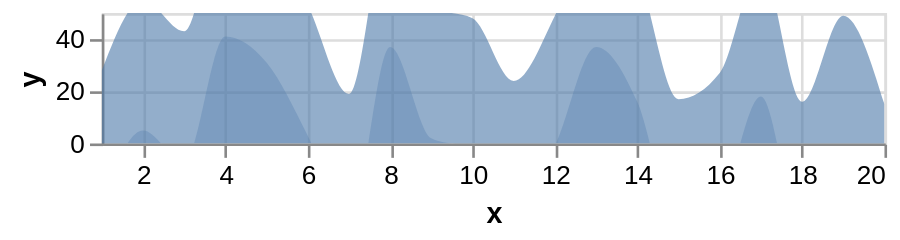

Write the Vega-Lite specification saved for this chart.
### Vega specification from a JSON file in a GitHub repository (floating-point values rounded to 4 significant figures)
{"$schema": "https://vega.github.io/schema/vega/v5.json", "description": "Horizon Graph with 2 layers. (See https://idl.cs.washington.edu/papers/horizon/ for more details on Horizon Graphs.)", "autosize": "pad", "padding": 5, "width": 300, "height": 50, "style": "cell", "data": [{"name": "source_0", "values": [{"x": 1, "y": 28}, {"x": 2, "y": 55}, {"x": 3, "y": 43}, {"x": 4, "y": 91}, {"x": 5, "y": 81}, {"x": 6, "y": 53}, {"x": 7, "y": 19}, {"x": 8, "y": 87}, {"x": 9, "y": 52}, {"x": 10, "y": 48}, {"x": 11, "y": 24}, {"x": 12, "y": 49}, {"x": 13, "y": 87}, {"x": 14, "y": 66}, {"x": 15, "y": 17}, {"x": 16, "y": 27}, {"x": 17, "y": 68}, {"x": 18, "y": 16}, {"x": 19, "y": 49}, {"x": 20, "y": 15}]}, {"name": "data_0", "source": "source_0", "transform": [{"type": "formula", "expr": "toNumber(datum[\"x\"])", "as": "x"}]}, {"name": "data_1", "source": "data_0", "transform": [{"type": "formula", "expr": "datum.y - 50", "as": "ny"}]}], "marks": [{"name": "layer_0_marks", "type": "area", "clip": true, "style": ["area"], "sort": {"field": "datum[\"x\"]"}, "from": {"data": "data_0"}, "encode": {"update": {"orient": {"value": "vertical"}, "fill": {"value": "#4c78a8"}, "opacity": {"value": 0.6}, "x": {"scale": "x", "field": "x"}, "y": {"scale": "y", "field": "y"}, "y2": {"scale": "y", "value": 0}, "defined": {"signal": "datum[\"x\"] !== null && !isNaN(datum[\"x\"]) && datum[\"y\"] !== null && !isNaN(datum[\"y\"])"}}}}, {"name": "layer_1_marks", "type": "area", "clip": true, "style": ["area"], "sort": {"field": "datum[\"x\"]"}, "from": {"data": "data_1"}, "encode": {"update": {"orient": {"value": "vertical"}, "fill": {"value": "#4c78a8"}, "opacity": {"value": 0.3}, "x": {"scale": "x", "field": "x"}, "y": {"scale": "y", "field": "ny"}, "y2": {"scale": "y", "value": 0}, "defined": {"signal": "datum[\"x\"] !== null && !isNaN(datum[\"x\"]) && datum[\"ny\"] !== null && !isNaN(datum[\"ny\"])"}}}}], "scales": [{"name": "x", "type": "linear", "domain": {"fields": [{"data": "data_0", "field": "x"}, {"data": "data_1", "field": "x"}]}, "range": [0, {"signal": "width"}], "nice": false, "zero": false}, {"name": "y", "type": "linear", "domain": [0, 50], "range": [{"signal": "height"}, 0], "nice": true, "zero": true}], "axes": [{"scale": "x", "orient": "bottom", "gridScale": "y", "grid": true, "tickCount": {"signal": "ceil(width/40)"}, "domain": false, "labels": false, "maxExtent": 0, "minExtent": 0, "ticks": false, "zindex": 0}, {"scale": "y", "orient": "left", "gridScale": "x", "grid": true, "tickCount": {"signal": "ceil(height/40)"}, "domain": false, "labels": false, "maxExtent": 0, "minExtent": 0, "ticks": false, "zindex": 0}, {"scale": "x", "orient": "bottom", "grid": false, "title": "x", "labelFlush": true, "labelOverlap": true, "tickCount": {"signal": "ceil(width/40)"}, "zindex": 0}, {"scale": "y", "orient": "left", "grid": false, "title": "y", "labelOverlap": true, "tickCount": {"signal": "ceil(height/40)"}, "zindex": 0}], "config": {"style": {"area": {"interpolate": "monotone"}}}}
